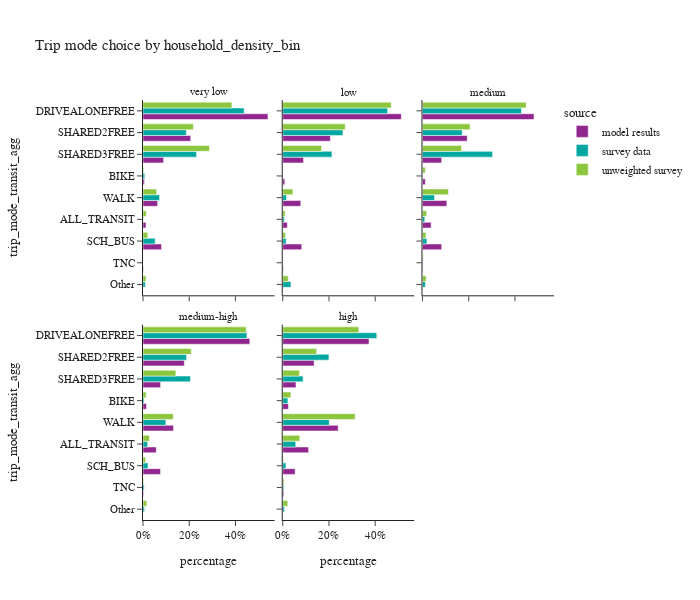
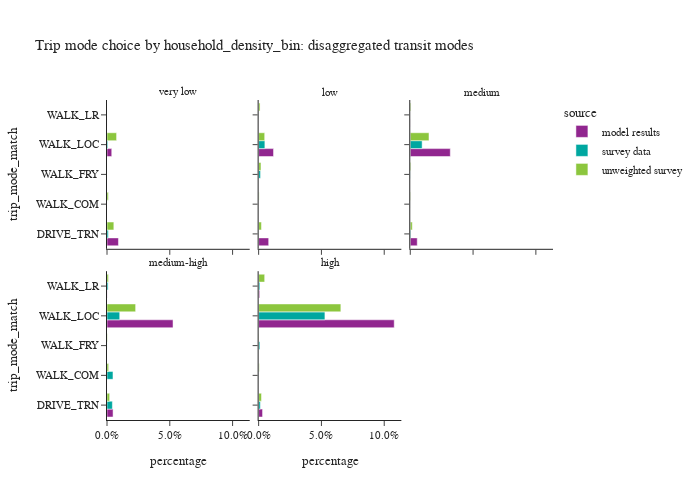

The notebook cell these images were saved under, in order:
### Code cell
plot_mode_choice(trip_data,'household_density_bin',3,600)
plot_mode_choice_transit(trip_data,'household_density_bin',3,500)

### Figure 1 — Plotly figure (JSON) as saved in the notebook; plotly's stock layout.template omitted (floating-point values rounded to 4 significant figures)
{"data": [{"alignmentgroup": "True", "hovertemplate": "source=model results<br>household_density_bin=very low<br>percentage=%{x}<br>trip_mode_transit_agg=%{y}<extra></extra>", "legendgroup": "model results", "marker": {"color": "#91268F", "pattern": {"shape": ""}}, "name": "model results", "offsetgroup": "model results", "orientation": "h", "showlegend": true, "textposition": "auto", "type": "bar", "x": [0.0129, 0.006065, 0.5406, 0.0, 0.08027, 0.2064, 0.08918, 0.001611, 0.063], "xaxis": "x4", "y": ["ALL_TRANSIT", "BIKE", "DRIVEALONEFREE", "Other", "SCH_BUS", "SHARED2FREE", "SHARED3FREE", "TNC", "WALK"], "yaxis": "y4"}, {"alignmentgroup": "True", "hovertemplate": "source=model results<br>household_density_bin=low<br>percentage=%{x}<br>trip_mode_transit_agg=%{y}<extra></extra>", "legendgroup": "model results", "marker": {"color": "#91268F", "pattern": {"shape": ""}}, "name": "model results", "offsetgroup": "model results", "orientation": "h", "showlegend": false, "textposition": "auto", "type": "bar", "x": [0.01987, 0.008862, 0.5128, 0.0, 0.08215, 0.206, 0.08995, 0.002392, 0.07795], "xaxis": "x5", "y": ["ALL_TRANSIT", "BIKE", "DRIVEALONEFREE", "Other", "SCH_BUS", "SHARED2FREE", "SHARED3FREE", "TNC", "WALK"], "yaxis": "y5"}, {"alignmentgroup": "True", "hovertemplate": "source=model results<br>household_density_bin=medium<br>percentage=%{x}<br>trip_mode_transit_agg=%{y}<extra></extra>", "legendgroup": "model results", "marker": {"color": "#91268F", "pattern": {"shape": ""}}, "name": "model results", "offsetgroup": "model results", "orientation": "h", "showlegend": false, "textposition": "auto", "type": "bar", "x": [0.03745, 0.01243, 0.4825, 0.0, 0.08313, 0.1936, 0.08299, 0.002466, 0.1054], "xaxis": "x6", "y": ["ALL_TRANSIT", "BIKE", "DRIVEALONEFREE", "Other", "SCH_BUS", "SHARED2FREE", "SHARED3FREE", "TNC", "WALK"], "yaxis": "y6"}, {"alignmentgroup": "True", "hovertemplate": "source=model results<br>household_density_bin=medium-high<br>percentage=%{x}<br>trip_mode_transit_agg=%{y}<extra></extra>", "legendgroup": "model results", "marker": {"color": "#91268F", "pattern": {"shape": ""}}, "name": "model results", "offsetgroup": "model results", "orientation": "h", "showlegend": false, "textposition": "auto", "type": "bar", "x": [0.05751, 0.01519, 0.4621, 0.0, 0.07579, 0.1787, 0.07596, 0.002646, 0.1321], "xaxis": "x", "y": ["ALL_TRANSIT", "BIKE", "DRIVEALONEFREE", "Other", "SCH_BUS", "SHARED2FREE", "SHARED3FREE", "TNC", "WALK"], "yaxis": "y"}, {"alignmentgroup": "True", "hovertemplate": "source=model results<br>household_density_bin=high<br>percentage=%{x}<br>trip_mode_transit_agg=%{y}<extra></extra>", "legendgroup": "model results", "marker": {"color": "#91268F", "pattern": {"shape": ""}}, "name": "model results", "offsetgroup": "model results", "orientation": "h", "showlegend": false, "textposition": "auto", "type": "bar", "x": [0.1119, 0.02432, 0.3732, 0.0, 0.05343, 0.1357, 0.05726, 0.00449, 0.2397], "xaxis": "x2", "y": ["ALL_TRANSIT", "BIKE", "DRIVEALONEFREE", "Other", "SCH_BUS", "SHARED2FREE", "SHARED3FREE", "TNC", "WALK"], "yaxis": "y2"}, {"alignmentgroup": "True", "hovertemplate": "source=survey data<br>household_density_bin=very low<br>percentage=%{x}<br>trip_mode_transit_agg=%{y}<extra></extra>", "legendgroup": "survey data", "marker": {"color": "#00A7A0", "pattern": {"shape": ""}}, "name": "survey data", "offsetgroup": "survey data", "orientation": "h", "showlegend": true, "textposition": "auto", "type": "bar", "x": [0.00169, 0.007634, 0.4375, 0.009912, 0.05237, 0.1875, 0.2316, 0.0, 0.07173], "xaxis": "x4", "y": ["ALL_TRANSIT", "BIKE", "DRIVEALONEFREE", "Other", "SCH_BUS", "SHARED2FREE", "SHARED3FREE", "TNC", "WALK"], "yaxis": "y4"}, {"alignmentgroup": "True", "hovertemplate": "source=survey data<br>household_density_bin=low<br>percentage=%{x}<br>trip_mode_transit_agg=%{y}<extra></extra>", "legendgroup": "survey data", "marker": {"color": "#00A7A0", "pattern": {"shape": ""}}, "name": "survey data", "offsetgroup": "survey data", "orientation": "h", "showlegend": false, "textposition": "auto", "type": "bar", "x": [0.006709, 4.739e-05, 0.4533, 0.03545, 0.01472, 0.2602, 0.2129, 0.0003023, 0.01633], "xaxis": "x5", "y": ["ALL_TRANSIT", "BIKE", "DRIVEALONEFREE", "Other", "SCH_BUS", "SHARED2FREE", "SHARED3FREE", "TNC", "WALK"], "yaxis": "y5"}, {"alignmentgroup": "True", "hovertemplate": "source=survey data<br>household_density_bin=medium<br>percentage=%{x}<br>trip_mode_transit_agg=%{y}<extra></extra>", "legendgroup": "survey data", "marker": {"color": "#00A7A0", "pattern": {"shape": ""}}, "name": "survey data", "offsetgroup": "survey data", "orientation": "h", "showlegend": false, "textposition": "auto", "type": "bar", "x": [0.01005, 0.001119, 0.4281, 0.01247, 0.01891, 0.1718, 0.3032, 0.002275, 0.05206], "xaxis": "x6", "y": ["ALL_TRANSIT", "BIKE", "DRIVEALONEFREE", "Other", "SCH_BUS", "SHARED2FREE", "SHARED3FREE", "TNC", "WALK"], "yaxis": "y6"}, {"alignmentgroup": "True", "hovertemplate": "source=survey data<br>household_density_bin=medium-high<br>percentage=%{x}<br>trip_mode_transit_agg=%{y}<extra></extra>", "legendgroup": "survey data", "marker": {"color": "#00A7A0", "pattern": {"shape": ""}}, "name": "survey data", "offsetgroup": "survey data", "orientation": "h", "showlegend": false, "textposition": "auto", "type": "bar", "x": [0.02009, 0.004726, 0.4495, 0.006347, 0.02169, 0.1884, 0.2055, 0.004995, 0.09878], "xaxis": "x", "y": ["ALL_TRANSIT", "BIKE", "DRIVEALONEFREE", "Other", "SCH_BUS", "SHARED2FREE", "SHARED3FREE", "TNC", "WALK"], "yaxis": "y"}, {"alignmentgroup": "True", "hovertemplate": "source=survey data<br>household_density_bin=high<br>percentage=%{x}<br>trip_mode_transit_agg=%{y}<extra></extra>", "legendgroup": "survey data", "marker": {"color": "#00A7A0", "pattern": {"shape": ""}}, "name": "survey data", "offsetgroup": "survey data", "orientation": "h", "showlegend": false, "textposition": "auto", "type": "bar", "x": [0.0562, 0.02234, 0.4071, 0.007245, 0.01373, 0.1999, 0.08803, 0.004442, 0.201], "xaxis": "x2", "y": ["ALL_TRANSIT", "BIKE", "DRIVEALONEFREE", "Other", "SCH_BUS", "SHARED2FREE", "SHARED3FREE", "TNC", "WALK"], "yaxis": "y2"}, {"alignmentgroup": "True", "hovertemplate": "source=unweighted survey<br>household_density_bin=very low<br>percentage=%{x}<br>trip_mode_transit_agg=%{y}<extra></extra>", "legendgroup": "unweighted survey", "marker": {"color": "#8CC63E", "pattern": {"shape": ""}}, "name": "unweighted survey", "offsetgroup": "unweighted survey", "orientation": "h", "showlegend": true, "textposition": "auto", "type": "bar", "x": [0.01416, 0.003268, 0.3845, 0.01307, 0.0207, 0.2179, 0.2876, 0.0, 0.05882], "xaxis": "x4", "y": ["ALL_TRANSIT", "BIKE", "DRIVEALONEFREE", "Other", "SCH_BUS", "SHARED2FREE", "SHARED3FREE", "TNC", "WALK"], "yaxis": "y4"}, {"alignmentgroup": "True", "hovertemplate": "source=unweighted survey<br>household_density_bin=low<br>percentage=%{x}<br>trip_mode_transit_agg=%{y}<extra></extra>", "legendgroup": "unweighted survey", "marker": {"color": "#8CC63E", "pattern": {"shape": ""}}, "name": "unweighted survey", "offsetgroup": "unweighted survey", "orientation": "h", "showlegend": false, "textposition": "auto", "type": "bar", "x": [0.01037, 0.001112, 0.4694, 0.02371, 0.01223, 0.2705, 0.1678, 0.000741, 0.04409], "xaxis": "x5", "y": ["ALL_TRANSIT", "BIKE", "DRIVEALONEFREE", "Other", "SCH_BUS", "SHARED2FREE", "SHARED3FREE", "TNC", "WALK"], "yaxis": "y5"}, {"alignmentgroup": "True", "hovertemplate": "source=unweighted survey<br>household_density_bin=medium<br>percentage=%{x}<br>trip_mode_transit_agg=%{y}<extra></extra>", "legendgroup": "unweighted survey", "marker": {"color": "#8CC63E", "pattern": {"shape": ""}}, "name": "unweighted survey", "offsetgroup": "unweighted survey", "orientation": "h", "showlegend": false, "textposition": "auto", "type": "bar", "x": [0.01793, 0.01215, 0.4485, 0.01605, 0.01504, 0.2058, 0.1688, 0.003182, 0.1125], "xaxis": "x6", "y": ["ALL_TRANSIT", "BIKE", "DRIVEALONEFREE", "Other", "SCH_BUS", "SHARED2FREE", "SHARED3FREE", "TNC", "WALK"], "yaxis": "y6"}, {"alignmentgroup": "True", "hovertemplate": "source=unweighted survey<br>household_density_bin=medium-high<br>percentage=%{x}<br>trip_mode_transit_agg=%{y}<extra></extra>", "legendgroup": "unweighted survey", "marker": {"color": "#8CC63E", "pattern": {"shape": ""}}, "name": "unweighted survey", "offsetgroup": "unweighted survey", "orientation": "h", "showlegend": false, "textposition": "auto", "type": "bar", "x": [0.02767, 0.01344, 0.4467, 0.01647, 0.01107, 0.2089, 0.142, 0.002899, 0.1308], "xaxis": "x", "y": ["ALL_TRANSIT", "BIKE", "DRIVEALONEFREE", "Other", "SCH_BUS", "SHARED2FREE", "SHARED3FREE", "TNC", "WALK"], "yaxis": "y"}, {"alignmentgroup": "True", "hovertemplate": "source=unweighted survey<br>household_density_bin=high<br>percentage=%{x}<br>trip_mode_transit_agg=%{y}<extra></extra>", "legendgroup": "unweighted survey", "marker": {"color": "#8CC63E", "pattern": {"shape": ""}}, "name": "unweighted survey", "offsetgroup": "unweighted survey", "orientation": "h", "showlegend": false, "textposition": "auto", "type": "bar", "x": [0.07329, 0.03498, 0.3291, 0.02182, 0.003434, 0.1464, 0.07186, 0.005759, 0.3134], "xaxis": "x2", "y": ["ALL_TRANSIT", "BIKE", "DRIVEALONEFREE", "Other", "SCH_BUS", "SHARED2FREE", "SHARED3FREE", "TNC", "WALK"], "yaxis": "y2"}], "layout": {"annotations": [{"font": {}, "showarrow": false, "text": "medium-high", "x": 0.16, "xanchor": "center", "xref": "paper", "y": 0.465, "yanchor": "bottom", "yref": "paper"}, {"font": {}, "showarrow": false, "text": "high", "x": 0.5, "xanchor": "center", "xref": "paper", "y": 0.465, "yanchor": "bottom", "yref": "paper"}, {"font": {}, "showarrow": false, "text": "very low", "x": 0.16, "xanchor": "center", "xref": "paper", "y": 1.0, "yanchor": "bottom", "yref": "paper"}, {"font": {}, "showarrow": false, "text": "low", "x": 0.5, "xanchor": "center", "xref": "paper", "y": 1.0, "yanchor": "bottom", "yref": "paper"}, {"font": {}, "showarrow": false, "text": "medium", "x": 0.84, "xanchor": "center", "xref": "paper", "y": 1.0, "yanchor": "bottom", "yref": "paper"}], "barmode": "group", "height": 600, "legend": {"title": {"text": "source"}, "tracegroupgap": 0}, "title": {"text": "Trip mode choice by household_density_bin"}, "width": 700, "xaxis": {"anchor": "y", "domain": [0.0, 0.32], "tickformat": ".0%", "title": {"text": "percentage"}}, "xaxis2": {"anchor": "y2", "domain": [0.34, 0.66], "matches": "x", "tickformat": ".0%", "title": {"text": "percentage"}}, "xaxis3": {"anchor": "y3", "domain": [0.68, 1.0], "matches": "x", "title": {"text": "percentage"}}, "xaxis4": {"anchor": "y4", "domain": [0.0, 0.32], "matches": "x", "showticklabels": false}, "xaxis5": {"anchor": "y5", "domain": [0.34, 0.66], "matches": "x", "showticklabels": false}, "xaxis6": {"anchor": "y6", "domain": [0.68, 1.0], "matches": "x", "showticklabels": false}, "yaxis": {"anchor": "x", "categoryarray": ["Other", "TNC", "SCH_BUS", "ALL_TRANSIT", "WALK", "BIKE", "SHARED3FREE", "SHARED2FREE", "DRIVEALONEFREE"], "categoryorder": "array", "domain": [0.0, 0.465], "title": {"text": "trip_mode_transit_agg"}}, "yaxis2": {"anchor": "x2", "domain": [0.0, 0.465], "matches": "y", "showticklabels": false}, "yaxis3": {"anchor": "x3", "domain": [0.0, 0.465], "matches": "y", "showticklabels": false}, "yaxis4": {"anchor": "x4", "categoryarray": ["Other", "TNC", "SCH_BUS", "ALL_TRANSIT", "WALK", "BIKE", "SHARED3FREE", "SHARED2FREE", "DRIVEALONEFREE"], "categoryorder": "array", "domain": [0.535, 1.0], "matches": "y", "title": {"text": "trip_mode_transit_agg"}}, "yaxis5": {"anchor": "x5", "domain": [0.535, 1.0], "matches": "y", "showticklabels": false}, "yaxis6": {"anchor": "x6", "domain": [0.535, 1.0], "matches": "y", "showticklabels": false}}}

### Figure 2 — Plotly figure (JSON) as saved in the notebook; plotly's stock layout.template omitted (floating-point values rounded to 4 significant figures)
{"data": [{"alignmentgroup": "True", "hovertemplate": "source=model results<br>household_density_bin=very low<br>percentage=%{x}<br>trip_mode_match=%{y}<extra></extra>", "legendgroup": "model results", "marker": {"color": "#91268F", "pattern": {"shape": ""}}, "name": "model results", "offsetgroup": "model results", "orientation": "h", "showlegend": true, "textposition": "auto", "type": "bar", "x": [0.009109, 0.0, 0.0, 0.003771, 1.709e-05], "xaxis": "x4", "y": ["DRIVE_TRN", "WALK_COM", "WALK_FRY", "WALK_LOC", "WALK_LR"], "yaxis": "y4"}, {"alignmentgroup": "True", "hovertemplate": "source=model results<br>household_density_bin=low<br>percentage=%{x}<br>trip_mode_match=%{y}<extra></extra>", "legendgroup": "model results", "marker": {"color": "#91268F", "pattern": {"shape": ""}}, "name": "model results", "offsetgroup": "model results", "orientation": "h", "showlegend": false, "textposition": "auto", "type": "bar", "x": [0.007998, 0.0, 0.0, 0.01185, 2.648e-05], "xaxis": "x5", "y": ["DRIVE_TRN", "WALK_COM", "WALK_FRY", "WALK_LOC", "WALK_LR"], "yaxis": "y5"}, {"alignmentgroup": "True", "hovertemplate": "source=model results<br>household_density_bin=medium<br>percentage=%{x}<br>trip_mode_match=%{y}<extra></extra>", "legendgroup": "model results", "marker": {"color": "#91268F", "pattern": {"shape": ""}}, "name": "model results", "offsetgroup": "model results", "orientation": "h", "showlegend": false, "textposition": "auto", "type": "bar", "x": [0.005546, 0.0, 0.0, 0.03186, 4.691e-05], "xaxis": "x6", "y": ["DRIVE_TRN", "WALK_COM", "WALK_FRY", "WALK_LOC", "WALK_LR"], "yaxis": "y6"}, {"alignmentgroup": "True", "hovertemplate": "source=model results<br>household_density_bin=medium-high<br>percentage=%{x}<br>trip_mode_match=%{y}<extra></extra>", "legendgroup": "model results", "marker": {"color": "#91268F", "pattern": {"shape": ""}}, "name": "model results", "offsetgroup": "model results", "orientation": "h", "showlegend": false, "textposition": "auto", "type": "bar", "x": [0.004827, 0.0, 0.0, 0.05258, 0.0001099], "xaxis": "x", "y": ["DRIVE_TRN", "WALK_COM", "WALK_FRY", "WALK_LOC", "WALK_LR"], "yaxis": "y"}, {"alignmentgroup": "True", "hovertemplate": "source=model results<br>household_density_bin=high<br>percentage=%{x}<br>trip_mode_match=%{y}<extra></extra>", "legendgroup": "model results", "marker": {"color": "#91268F", "pattern": {"shape": ""}}, "name": "model results", "offsetgroup": "model results", "orientation": "h", "showlegend": false, "textposition": "auto", "type": "bar", "x": [0.003116, 0.0, 3.027e-07, 0.108, 0.0008102], "xaxis": "x2", "y": ["DRIVE_TRN", "WALK_COM", "WALK_FRY", "WALK_LOC", "WALK_LR"], "yaxis": "y2"}, {"alignmentgroup": "True", "hovertemplate": "source=survey data<br>household_density_bin=very low<br>percentage=%{x}<br>trip_mode_match=%{y}<extra></extra>", "legendgroup": "survey data", "marker": {"color": "#00A7A0", "pattern": {"shape": ""}}, "name": "survey data", "offsetgroup": "survey data", "orientation": "h", "showlegend": true, "textposition": "auto", "type": "bar", "x": [0.001054, 0.0, 0.0, 0.0006353, 0.0], "xaxis": "x4", "y": ["DRIVE_TRN", "WALK_COM", "WALK_FRY", "WALK_LOC", "WALK_LR"], "yaxis": "y4"}, {"alignmentgroup": "True", "hovertemplate": "source=survey data<br>household_density_bin=low<br>percentage=%{x}<br>trip_mode_match=%{y}<extra></extra>", "legendgroup": "survey data", "marker": {"color": "#00A7A0", "pattern": {"shape": ""}}, "name": "survey data", "offsetgroup": "survey data", "orientation": "h", "showlegend": false, "textposition": "auto", "type": "bar", "x": [0.0001054, 0.0, 0.001512, 0.004962, 0.0001293], "xaxis": "x5", "y": ["DRIVE_TRN", "WALK_COM", "WALK_FRY", "WALK_LOC", "WALK_LR"], "yaxis": "y5"}, {"alignmentgroup": "True", "hovertemplate": "source=survey data<br>household_density_bin=medium<br>percentage=%{x}<br>trip_mode_match=%{y}<extra></extra>", "legendgroup": "survey data", "marker": {"color": "#00A7A0", "pattern": {"shape": ""}}, "name": "survey data", "offsetgroup": "survey data", "orientation": "h", "showlegend": false, "textposition": "auto", "type": "bar", "x": [0.0004822, 2.472e-05, 0.000111, 0.009436, 0.0], "xaxis": "x6", "y": ["DRIVE_TRN", "WALK_COM", "WALK_FRY", "WALK_LOC", "WALK_LR"], "yaxis": "y6"}, {"alignmentgroup": "True", "hovertemplate": "source=survey data<br>household_density_bin=medium-high<br>percentage=%{x}<br>trip_mode_match=%{y}<extra></extra>", "legendgroup": "survey data", "marker": {"color": "#00A7A0", "pattern": {"shape": ""}}, "name": "survey data", "offsetgroup": "survey data", "orientation": "h", "showlegend": false, "textposition": "auto", "type": "bar", "x": [0.00429, 0.00476, 3.466e-05, 0.01012, 0.0008771], "xaxis": "x", "y": ["DRIVE_TRN", "WALK_COM", "WALK_FRY", "WALK_LOC", "WALK_LR"], "yaxis": "y"}, {"alignmentgroup": "True", "hovertemplate": "source=survey data<br>household_density_bin=high<br>percentage=%{x}<br>trip_mode_match=%{y}<extra></extra>", "legendgroup": "survey data", "marker": {"color": "#00A7A0", "pattern": {"shape": ""}}, "name": "survey data", "offsetgroup": "survey data", "orientation": "h", "showlegend": false, "textposition": "auto", "type": "bar", "x": [0.001363, 0.0001421, 0.0009668, 0.05278, 0.0009545], "xaxis": "x2", "y": ["DRIVE_TRN", "WALK_COM", "WALK_FRY", "WALK_LOC", "WALK_LR"], "yaxis": "y2"}, {"alignmentgroup": "True", "hovertemplate": "source=unweighted survey<br>household_density_bin=very low<br>percentage=%{x}<br>trip_mode_match=%{y}<extra></extra>", "legendgroup": "unweighted survey", "marker": {"color": "#8CC63E", "pattern": {"shape": ""}}, "name": "unweighted survey", "offsetgroup": "unweighted survey", "orientation": "h", "showlegend": true, "textposition": "auto", "type": "bar", "x": [0.005447, 0.001089, 0.0, 0.007625, 0.0], "xaxis": "x4", "y": ["DRIVE_TRN", "WALK_COM", "WALK_FRY", "WALK_LOC", "WALK_LR"], "yaxis": "y4"}, {"alignmentgroup": "True", "hovertemplate": "source=unweighted survey<br>household_density_bin=low<br>percentage=%{x}<br>trip_mode_match=%{y}<extra></extra>", "legendgroup": "unweighted survey", "marker": {"color": "#8CC63E", "pattern": {"shape": ""}}, "name": "unweighted survey", "offsetgroup": "unweighted survey", "orientation": "h", "showlegend": false, "textposition": "auto", "type": "bar", "x": [0.002223, 0.0003705, 0.001853, 0.004817, 0.001112], "xaxis": "x5", "y": ["DRIVE_TRN", "WALK_COM", "WALK_FRY", "WALK_LOC", "WALK_LR"], "yaxis": "y5"}, {"alignmentgroup": "True", "hovertemplate": "source=unweighted survey<br>household_density_bin=medium<br>percentage=%{x}<br>trip_mode_match=%{y}<extra></extra>", "legendgroup": "unweighted survey", "marker": {"color": "#8CC63E", "pattern": {"shape": ""}}, "name": "unweighted survey", "offsetgroup": "unweighted survey", "orientation": "h", "showlegend": false, "textposition": "auto", "type": "bar", "x": [0.001591, 0.0002893, 0.0005785, 0.0149, 0.0005785], "xaxis": "x6", "y": ["DRIVE_TRN", "WALK_COM", "WALK_FRY", "WALK_LOC", "WALK_LR"], "yaxis": "y6"}, {"alignmentgroup": "True", "hovertemplate": "source=unweighted survey<br>household_density_bin=medium-high<br>percentage=%{x}<br>trip_mode_match=%{y}<extra></extra>", "legendgroup": "unweighted survey", "marker": {"color": "#8CC63E", "pattern": {"shape": ""}}, "name": "unweighted survey", "offsetgroup": "unweighted survey", "orientation": "h", "showlegend": false, "textposition": "auto", "type": "bar", "x": [0.002108, 0.001318, 0.0002635, 0.0228, 0.001186], "xaxis": "x", "y": ["DRIVE_TRN", "WALK_COM", "WALK_FRY", "WALK_LOC", "WALK_LR"], "yaxis": "y"}, {"alignmentgroup": "True", "hovertemplate": "source=unweighted survey<br>household_density_bin=high<br>percentage=%{x}<br>trip_mode_match=%{y}<extra></extra>", "legendgroup": "unweighted survey", "marker": {"color": "#8CC63E", "pattern": {"shape": ""}}, "name": "unweighted survey", "offsetgroup": "unweighted survey", "orientation": "h", "showlegend": false, "textposition": "auto", "type": "bar", "x": [0.002272, 0.0004755, 0.0002642, 0.06547, 0.004808], "xaxis": "x2", "y": ["DRIVE_TRN", "WALK_COM", "WALK_FRY", "WALK_LOC", "WALK_LR"], "yaxis": "y2"}], "layout": {"annotations": [{"font": {}, "showarrow": false, "text": "medium-high", "x": 0.16, "xanchor": "center", "xref": "paper", "y": 0.465, "yanchor": "bottom", "yref": "paper"}, {"font": {}, "showarrow": false, "text": "high", "x": 0.5, "xanchor": "center", "xref": "paper", "y": 0.465, "yanchor": "bottom", "yref": "paper"}, {"font": {}, "showarrow": false, "text": "very low", "x": 0.16, "xanchor": "center", "xref": "paper", "y": 1.0, "yanchor": "bottom", "yref": "paper"}, {"font": {}, "showarrow": false, "text": "low", "x": 0.5, "xanchor": "center", "xref": "paper", "y": 1.0, "yanchor": "bottom", "yref": "paper"}, {"font": {}, "showarrow": false, "text": "medium", "x": 0.84, "xanchor": "center", "xref": "paper", "y": 1.0, "yanchor": "bottom", "yref": "paper"}], "barmode": "group", "height": 500, "legend": {"title": {"text": "source"}, "tracegroupgap": 0}, "title": {"text": "Trip mode choice by household_density_bin: disaggregated transit modes"}, "width": 700, "xaxis": {"anchor": "y", "domain": [0.0, 0.32], "tickformat": ".1%", "title": {"text": "percentage"}}, "xaxis2": {"anchor": "y2", "domain": [0.34, 0.66], "matches": "x", "tickformat": ".1%", "title": {"text": "percentage"}}, "xaxis3": {"anchor": "y3", "domain": [0.68, 1.0], "matches": "x", "title": {"text": "percentage"}}, "xaxis4": {"anchor": "y4", "domain": [0.0, 0.32], "matches": "x", "showticklabels": false}, "xaxis5": {"anchor": "y5", "domain": [0.34, 0.66], "matches": "x", "showticklabels": false}, "xaxis6": {"anchor": "y6", "domain": [0.68, 1.0], "matches": "x", "showticklabels": false}, "yaxis": {"anchor": "x", "domain": [0.0, 0.465], "title": {"text": "trip_mode_match"}}, "yaxis2": {"anchor": "x2", "domain": [0.0, 0.465], "matches": "y", "showticklabels": false}, "yaxis3": {"anchor": "x3", "domain": [0.0, 0.465], "matches": "y", "showticklabels": false}, "yaxis4": {"anchor": "x4", "domain": [0.535, 1.0], "matches": "y", "title": {"text": "trip_mode_match"}}, "yaxis5": {"anchor": "x5", "domain": [0.535, 1.0], "matches": "y", "showticklabels": false}, "yaxis6": {"anchor": "x6", "domain": [0.535, 1.0], "matches": "y", "showticklabels": false}}}
